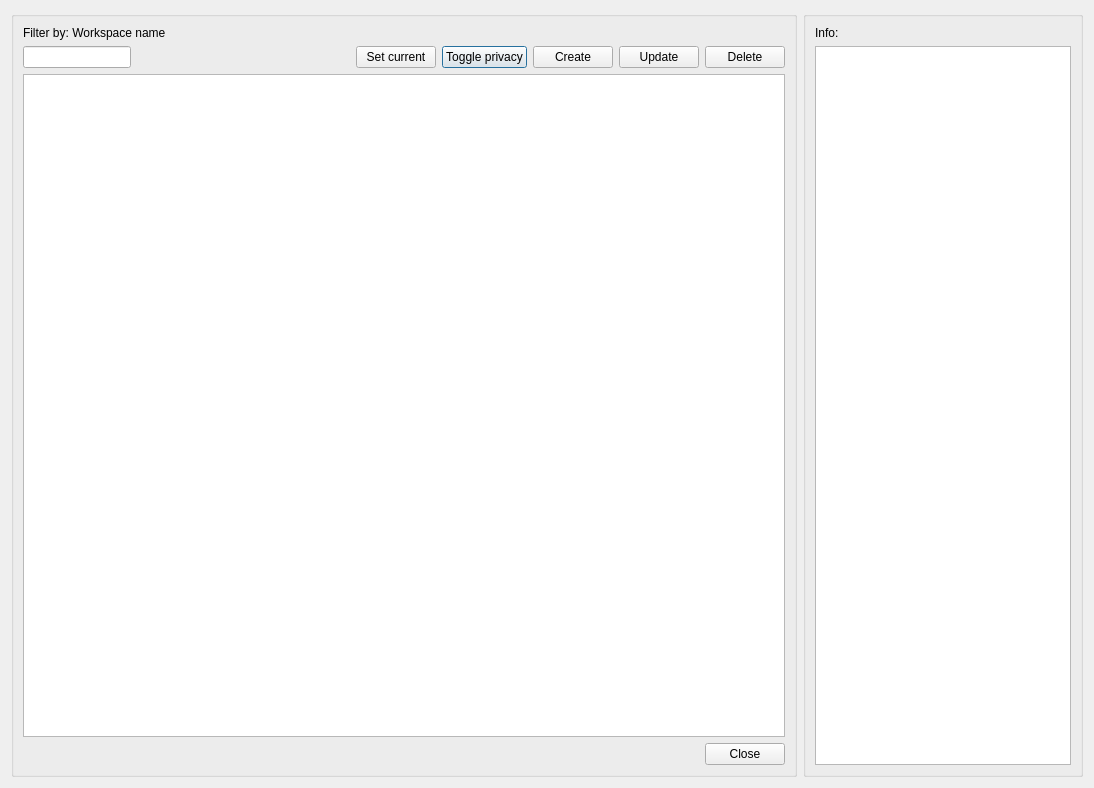
<?xml version="1.0" encoding="UTF-8"?>
<ui version="4.0">
 <class>dlg_workspace_manager</class>
 <widget class="QDialog" name="dlg_workspace_manager">
  <property name="geometry">
   <rect>
    <x>0</x>
    <y>0</y>
    <width>1094</width>
    <height>788</height>
   </rect>
  </property>
  <property name="windowTitle">
   <string>Workspace manager</string>
  </property>
  <layout class="QGridLayout" name="verticalLayout_4">
   <item row="0" column="1">
    <widget class="QGroupBox" name="groupBox_2">
     <property name="sizePolicy">
      <sizepolicy hsizetype="Fixed" vsizetype="Preferred">
       <horstretch>0</horstretch>
       <verstretch>0</verstretch>
      </sizepolicy>
     </property>
     <property name="title">
      <string/>
     </property>
     <layout class="QGridLayout" name="gridLayout">
      <item row="1" column="0">
       <widget class="QTextEdit" name="txt_infolog">
        <property name="sizePolicy">
         <sizepolicy hsizetype="Maximum" vsizetype="Expanding">
          <horstretch>0</horstretch>
          <verstretch>0</verstretch>
         </sizepolicy>
        </property>
        <property name="readOnly">
         <bool>true</bool>
        </property>
       </widget>
      </item>
      <item row="0" column="0">
       <widget class="QLabel" name="label">
        <property name="text">
         <string>Info:</string>
        </property>
       </widget>
      </item>
     </layout>
    </widget>
   </item>
   <item row="0" column="0">
    <widget class="QGroupBox" name="groupBox">
     <property name="sizePolicy">
      <sizepolicy hsizetype="MinimumExpanding" vsizetype="Preferred">
       <horstretch>0</horstretch>
       <verstretch>0</verstretch>
      </sizepolicy>
     </property>
     <property name="title">
      <string/>
     </property>
     <layout class="QGridLayout" name="verticalLayout_3">
      <item row="5" column="7">
       <widget class="QPushButton" name="btn_toggle_privacy">
        <property name="sizePolicy">
         <sizepolicy hsizetype="Fixed" vsizetype="Fixed">
          <horstretch>0</horstretch>
          <verstretch>0</verstretch>
         </sizepolicy>
        </property>
        <property name="text">
         <string>Toggle privacy</string>
        </property>
       </widget>
      </item>
      <item row="6" column="0" colspan="11">
       <widget class="QTableView" name="tbl_wrkspcm">
        <property name="selectionMode">
         <enum>QAbstractItemView::SingleSelection</enum>
        </property>
       </widget>
      </item>
      <item row="5" column="9">
       <widget class="QPushButton" name="btn_update">
        <property name="text">
         <string>Update</string>
        </property>
       </widget>
      </item>
      <item row="5" column="8">
       <widget class="QPushButton" name="btn_create">
        <property name="sizePolicy">
         <sizepolicy hsizetype="Fixed" vsizetype="Fixed">
          <horstretch>0</horstretch>
          <verstretch>0</verstretch>
         </sizepolicy>
        </property>
        <property name="text">
         <string>Create</string>
        </property>
       </widget>
      </item>
      <item row="5" column="10">
       <widget class="QPushButton" name="btn_delete">
        <property name="sizePolicy">
         <sizepolicy hsizetype="Fixed" vsizetype="Fixed">
          <horstretch>0</horstretch>
          <verstretch>0</verstretch>
         </sizepolicy>
        </property>
        <property name="text">
         <string>Delete</string>
        </property>
       </widget>
      </item>
      <item row="5" column="1" colspan="3">
       <spacer name="horizontalSpacer_2">
        <property name="orientation">
         <enum>Qt::Horizontal</enum>
        </property>
        <property name="sizeHint" stdset="0">
         <size>
          <width>80</width>
          <height>20</height>
         </size>
        </property>
       </spacer>
      </item>
      <item row="5" column="6">
       <widget class="QPushButton" name="btn_current">
        <property name="sizePolicy">
         <sizepolicy hsizetype="Fixed" vsizetype="Fixed">
          <horstretch>0</horstretch>
          <verstretch>0</verstretch>
         </sizepolicy>
        </property>
        <property name="text">
         <string>Set current</string>
        </property>
       </widget>
      </item>
      <item row="4" column="0">
       <widget class="QLabel" name="lbl_workspace_name">
        <property name="text">
         <string>Filter by: Workspace name</string>
        </property>
       </widget>
      </item>
      <item row="5" column="0">
       <widget class="QLineEdit" name="txt_name">
        <property name="sizePolicy">
         <sizepolicy hsizetype="Fixed" vsizetype="Fixed">
          <horstretch>0</horstretch>
          <verstretch>0</verstretch>
         </sizepolicy>
        </property>
        <property name="text">
         <string/>
        </property>
       </widget>
      </item>
      <item row="8" column="0" colspan="11">
       <layout class="QGridLayout" name="lyt_buttons">
        <property name="topMargin">
         <number>0</number>
        </property>
        <item row="0" column="0">
         <spacer name="horizontalSpacer">
          <property name="orientation">
           <enum>Qt::Horizontal</enum>
          </property>
          <property name="sizeHint" stdset="0">
           <size>
            <width>40</width>
            <height>20</height>
           </size>
          </property>
         </spacer>
        </item>
        <item row="0" column="1">
         <widget class="QPushButton" name="btn_cancel">
          <property name="text">
           <string>Close</string>
          </property>
         </widget>
        </item>
       </layout>
      </item>
      <item row="5" column="5">
       <widget class="QLabel" name="lbl_vdefault_workspace">
        <property name="sizePolicy">
         <sizepolicy hsizetype="Fixed" vsizetype="Preferred">
          <horstretch>0</horstretch>
          <verstretch>0</verstretch>
         </sizepolicy>
        </property>
        <property name="text">
         <string/>
        </property>
        <property name="alignment">
         <set>Qt::AlignRight|Qt::AlignTrailing|Qt::AlignVCenter</set>
        </property>
       </widget>
      </item>
     </layout>
    </widget>
   </item>
  </layout>
 </widget>
 <tabstops>
  <tabstop>txt_name</tabstop>
  <tabstop>btn_current</tabstop>
  <tabstop>btn_delete</tabstop>
  <tabstop>tbl_wrkspcm</tabstop>
 </tabstops>
 <resources/>
 <connections/>
</ui>
